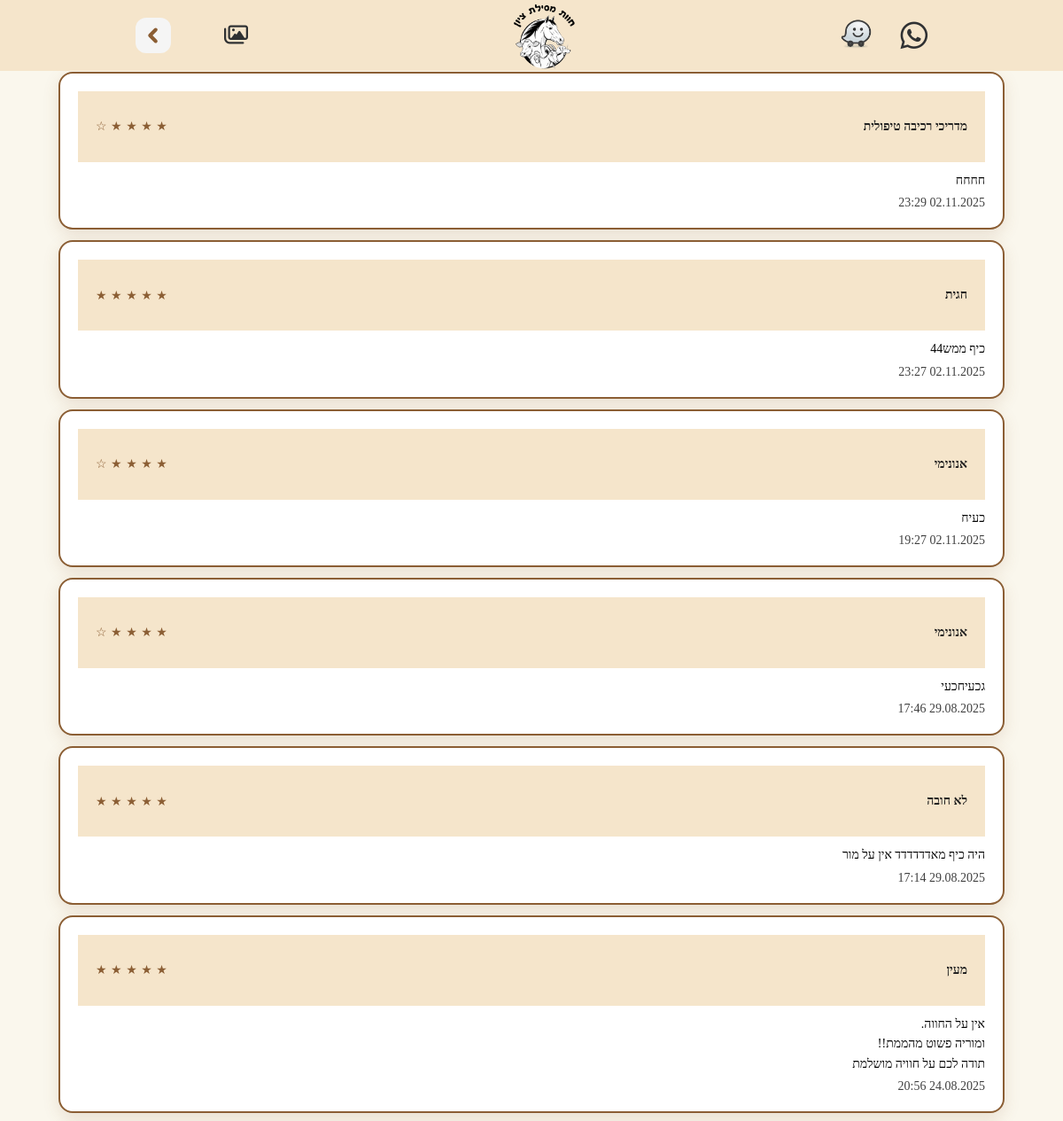
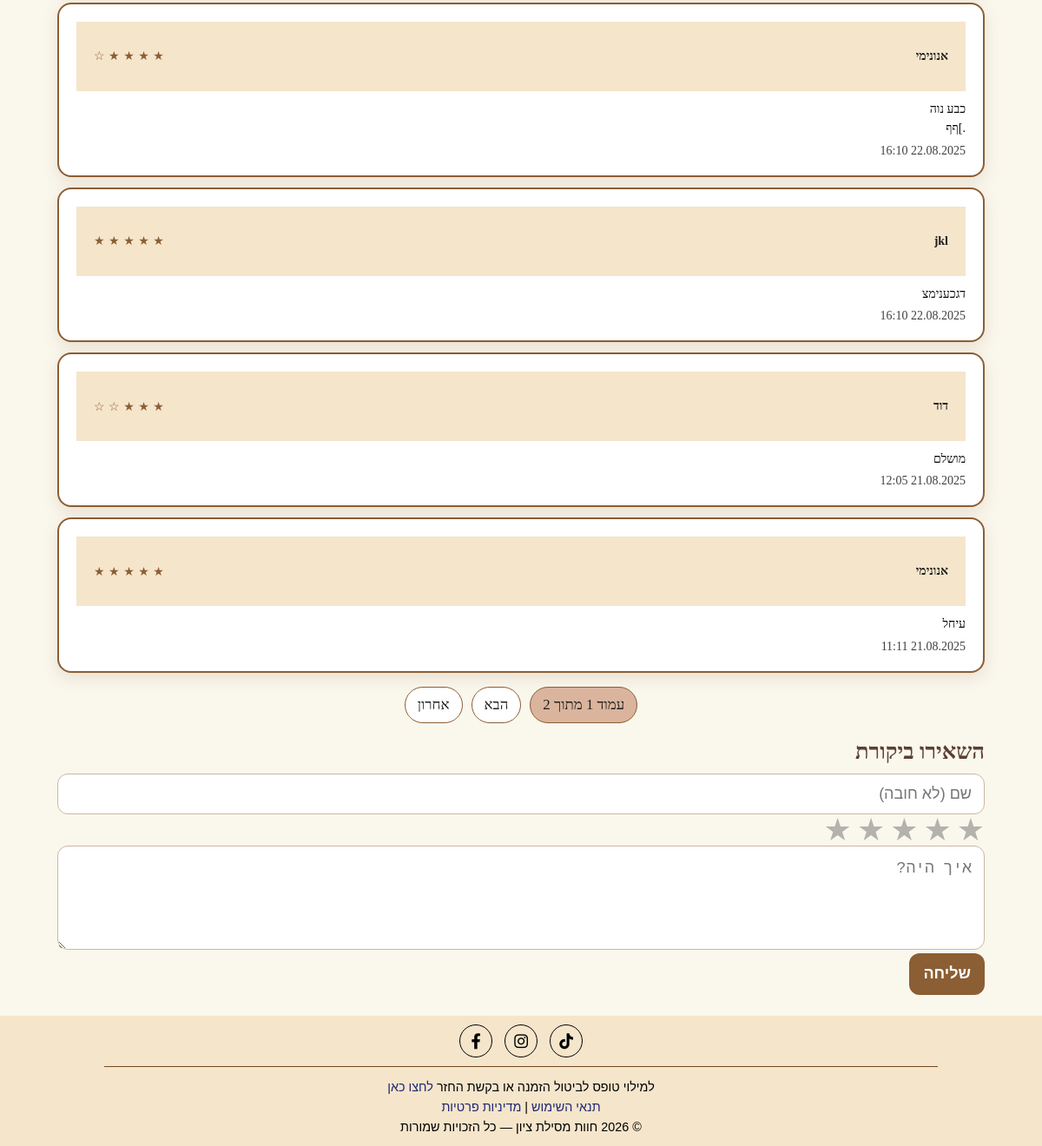
The app's page /reviews/ with its own data (2 pictures, top to bottom).
### homePage/models.py (models this page shows, shortened)
class SiteReview(models.Model):                               # מודל תגובה/דירוג לכל האתר
    name = models.CharField("שם", max_length=80, blank=True)
    rating = models.PositiveSmallIntegerField("דירוג", validators=[MinValueValidator(1), MaxValueValidator(5)])
    comment = models.TextField("תגובה", blank=True)
    created_at = models.DateTimeField("נוצר ב-", auto_now_add=True)      # נוצר ב־save הראשון
    updated_at = models.DateTimeField("עודכן ב-", auto_now=True)          # מתעדכן בכל save
    class Meta:
        ordering = ['-created_at']                            # תציגו מהחדש לישן
        indexes = [models.Index(fields=['created_at'])]
        verbose_name = "ביקורת"
        verbose_name_plural = "ביקורות"

### homePage/views.py (the view)
# urls.py: path('reviews/', views.site_reviews, name='site_reviews'),
@require_http_methods(["GET", "POST"])
def site_reviews(request):
    focus_rating_error = False  # <- דגל לגלילה
    if request.method == "POST":
        form = SiteReviewForm(request.POST)
        if form.is_valid():
            form.save()
            messages.success(request,  "תודה רבה על שיתוף הפעולה." , extra_tags="review_saved")
            return redirect('site_reviews')
        else:
            if 'rating' in form.errors:
                focus_rating_error = True
            else:
                messages.error(request, "יש בעיה בפרטים. נסה שוב." , extra_tags="review_error")
    else:
        form = SiteReviewForm()
    qs = SiteReview.objects.order_by('-created_at')
    paginator = Paginator(qs, 10)
    page_obj = paginator.get_page(request.GET.get('page'))
    agg = qs.aggregate(avg=Avg('rating'))
    return render(request, "homePage/site_reviews.html", {
        "reviews": page_obj.object_list,
        "page_obj": page_obj,
        "rating_avg": agg['avg'] or 0,
        "rating_count": qs.count(),
        "form": form,
        "focus_rating_error": focus_rating_error,  # <- לדף
    })

### homePage/forms.py (shortened to what this page needs)
class SiteReviewForm(forms.ModelForm):
    website = forms.CharField(required=False, widget=forms.HiddenInput)  # honeypot נסתר
    rating = forms.IntegerField(
        required=True,
        min_value=1, max_value=5,
        error_messages={
            "required": "יש לדרג  לפני השליחה",
            "min_value": "הדירוג חייב להיות לפחות 1.",
            "max_value": "הדירוג לא יכול להיות מעל 5.",
        }
    )
    class Meta:
        model  = SiteReview
        fields = ['name', 'rating', 'comment']           # שימי לב: אין email
        labels = {'name': 'שם', 'rating': 'דירוג', 'comment': 'תגובה'}
        widgets = {'comment': forms.Textarea(attrs={'rows': 3, 'placeholder': 'איך היה? 🙂'})}

### homePage/templates/homePage/site_reviews.html (shortened to what this page needs)
{% extends "homePage/base.html" %}
{% load static %}
{% block extra_css %}
<link rel="stylesheet" href="{% static 'homePage/reviews_page.css' %}">
{% endblock %}
{% block content %}
<main class="reviews-wrap">
  <div class="reviews-header">
    {% if rating_count %}
      <h2 class="rating-title">
        דירוג: <span class="avg">{{ rating_avg|floatformat:1 }}</span>
        <span class="star" aria-hidden="true">★</span>
        <span class="count">({{ rating_count }} ביקורות)</span>
      </h2>
    {% else %}
      <h2 class="rating-title">עדיין אין ביקורות — תהיו הראשונים!</h2>
    {% endif %}
  </div>
  <section class="reviews-grid">
    {% for r in reviews %}
      <article class="review-card">
        <header class="review-head">
          <strong class="review-who">{{ r.name|default:"אנונימי" }}</strong>
          <span class="stars" aria-label="{{ r.rating }} כוכבים">
            {% for i in "12345" %}
              {% if forloop.counter <= r.rating %}★{% else %}☆{% endif %}
            {% endfor %}
          </span>
        </header>
        {% if r.comment %}
          <p class="review-comment">{{ r.comment|linebreaksbr }}</p>
        {% endif %}
        <small class="review-ts">{{ r.created_at|date:"d.m.Y H:i" }}</small>
      </article>
    {% empty %}
      <p>אין עדיין ביקורות.</p>
    {% endfor %}
  </section>
  {% if page_obj %}
    <div class="pagination">
      <span class="current">עמוד {{ page_obj.number }} מתוך {{ page_obj.paginator.num_pages }}</span>
      {% if page_obj.has_next %}
        <a href="?page={{ page_obj.next_page_number }}">הבא</a>
        <a href="?page={{ page_obj.paginator.num_pages }}">אחרון</a>
      {% endif %}
    </div>
  {% endif %}
  <div id="sms_review">
      <section class="review-form">
        <h3>השאירו ביקורת</h3>
        <form method="post" action="{% url 'site_reviews' %}#review-form-bottom" novalidate>
          <input type="text" name="name" placeholder="שם (לא חובה)"
                 value="{{ form.name.value|default_if_none:'' }}">
          <div class="stars-input">
            {% for val in '5,4,3,2,1'|cut:',' %}
              <label for="star{{ val }}" title="{{ val }} כוכבים">★</label>
            {% endfor %}
          </div>
          <textarea name="comment" rows="3" placeholder="איך היה?">{{ form.comment.value|default_if_none:'' }}</textarea>
          <button type="submit">שליחה</button>
        </form>
      </section>
  </div>
</main>
{% endblock %}

### homePage/static/homePage/base.css (style rules this page uses)
:root { --main-color: #704a22; --main-emerald: #fcfad4; --main-bright: #f5e5cb; --main-muted:#6b786f; --main-border:#faf0dc; --main-bor-der:#faf0dc; --main-white:#faf7f2; --main-background: #faf7ed; }
header { height: 80px; width: 100%; margin: 0; padding: 0 20px; display: flex; background-color: var(--main-bright); justify-content: space-around; position: sticky; top: 0; left: 0; right: 0; z-index: 10000; box-sizing: border-box; }
html, body { min-height: 100dvh; }
body { margin: 0; padding: 0; background: var(--main-background)!important; }
:root { --brown: #2C1B10; --brown-light: #C49A6C; }

### records on screen
SiteReview: name "מדריכי רכיבה טיפולית", rating 4 (drawn), comment "חחחח", created_at "02.11.2025 23:29"
SiteReview: name "חגית", rating 5 (drawn), comment "כיף ממש44", created_at "02.11.2025 23:27"
SiteReview: name "אנונימי", rating 4 (drawn), comment "כעיח", created_at "02.11.2025 19:27"
SiteReview: name "אנונימי", rating 4 (drawn), comment "גכעיחכעי", created_at "29.08.2025 17:46"
SiteReview: name "לא חובה", rating 5 (drawn), comment "היה כיף מאדדדדדד אין על מור", created_at "29.08.2025 17:14"
SiteReview: name "מעין", rating 5 (drawn), comment "אין על החווה. ומוריה פשוט מהממת!! תודה לכם על חוויה מושלמת", created_at "24.08.2025 20:56"
SiteReview: name "אנונימי", rating 4 (drawn), comment "כבע נוה .]ףף", created_at "22.08.2025 16:10"
SiteReview: name "jkl", rating 5 (drawn), comment "דגכענימצ", created_at "22.08.2025 16:10"
SiteReview: name "דוד", rating 3 (drawn), comment "מושלם", created_at "21.08.2025 12:05"
SiteReview: name "אנונימי", rating 5 (drawn), comment "עיחל", created_at "21.08.2025 11:11"

### other values on screen
{{ page_obj.paginator.num_pages }} "2"
